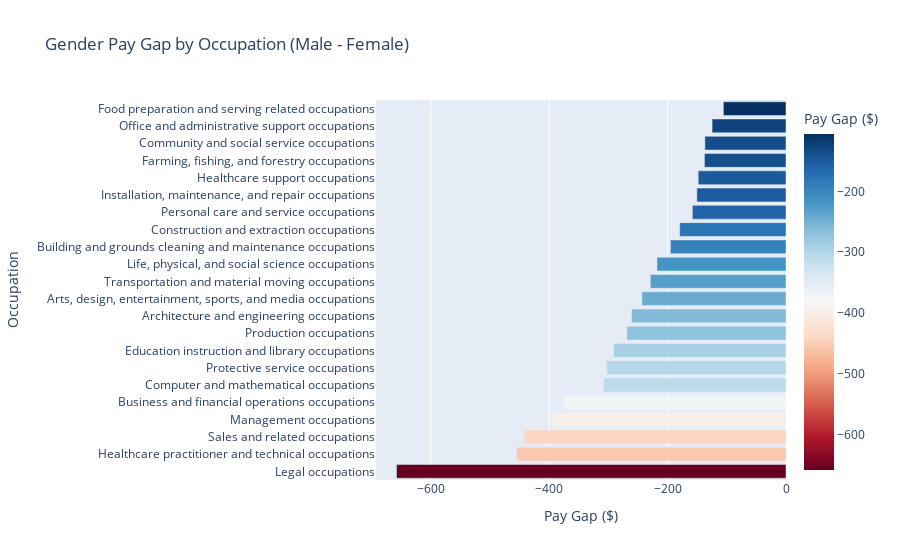

Notebook code cell kept with this figure:
### Code cell
fig1 = px.bar(
    gender_pay_gap.reset_index(),
    x='Gap',
    y='Occupation',
    orientation='h',
    color='Gap',
    color_continuous_scale='RdBu',
    title='Gender Pay Gap by Occupation (Male - Female)',
    labels={'Gap': 'Pay Gap ($)'}
)

fig1.update_layout(yaxis={'categoryorder': 'total ascending'})
fig1.show()

### Figure 1 — Plotly figure (JSON) as saved in the notebook; plotly's stock layout.template omitted (floating-point values rounded to 4 significant figures)
{"data": [{"alignmentgroup": "True", "hovertemplate": "Pay Gap ($)=%{marker.color}<br>Occupation=%{y}<extra></extra>", "legendgroup": "", "marker": {"color": [-658.0, -455.6, -442.4, -397.0, -375.0, -308.3, -303.0, -291.2, -268.7, -260.9, -243.4, -229.3, -218.0, -195.3, -179.6, -158.2, -150.6, -148.3, -137.8, -137.0, -124.9, -105.8], "coloraxis": "coloraxis", "pattern": {"shape": ""}}, "name": "", "offsetgroup": "", "orientation": "h", "showlegend": false, "textposition": "auto", "type": "bar", "x": [-658.0, -455.6, -442.4, -397.0, -375.0, -308.3, -303.0, -291.2, -268.7, -260.9, -243.4, -229.3, -218.0, -195.3, -179.6, -158.2, -150.6, -148.3, -137.8, -137.0, -124.9, -105.8], "xaxis": "x", "y": ["Legal occupations", "Healthcare practitioner and technical occupations", "Sales and related occupations", "Management occupations", "Business and financial operations occupations", "Computer and mathematical occupations", "Protective service occupations", "Education instruction and library occupations", "Production occupations", "Architecture and engineering occupations", "Arts, design, entertainment, sports, and media occupations", "Transportation and material moving occupations", "Life, physical, and social science occupations", "Building and grounds cleaning and maintenance occupations", "Construction and extraction occupations", "Personal care and service occupations", "Installation, maintenance, and repair occupations", "Healthcare support occupations", "Farming, fishing, and forestry occupations", "Community and social service occupations", "Office and administrative support occupations", "Food preparation and serving related occupations"], "yaxis": "y"}], "layout": {"barmode": "relative", "coloraxis": {"colorbar": {"title": {"text": "Pay Gap ($)"}}, "colorscale": [[0, "rgb(103,0,31)"], [0.1, "rgb(178,24,43)"], [0.2, "rgb(214,96,77)"], [0.3, "rgb(244,165,130)"], [0.4, "rgb(253,219,199)"], [0.5, "rgb(247,247,247)"], [0.6, "rgb(209,229,240)"], [0.7, "rgb(146,197,222)"], [0.8, "rgb(67,147,195)"], [0.9, "rgb(33,102,172)"], [1, "rgb(5,48,97)"]]}, "legend": {"tracegroupgap": 0}, "title": {"text": "Gender Pay Gap by Occupation (Male - Female)"}, "xaxis": {"anchor": "y", "domain": [0, 1], "title": {"text": "Pay Gap ($)"}}, "yaxis": {"anchor": "x", "categoryorder": "total ascending", "domain": [0, 1], "title": {"text": "Occupation"}}}}
